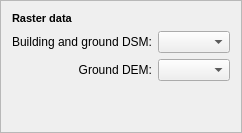
    <widget class="QFrame" name="frame_9">
     <property name="enabled">
      <bool>true</bool>
     </property>
     <property name="sizePolicy">
      <sizepolicy hsizetype="Minimum" vsizetype="Preferred">
       <horstretch>0</horstretch>
       <verstretch>0</verstretch>
      </sizepolicy>
     </property>
     <property name="frameShape">
      <enum>QFrame::StyledPanel</enum>
     </property>
     <property name="frameShadow">
      <enum>QFrame::Raised</enum>
     </property>
     <layout class="QGridLayout" name="gridLayout_13">
      <item row="2" column="0">
       <spacer name="verticalSpacer">
        <property name="orientation">
         <enum>Qt::Vertical</enum>
        </property>
        <property name="sizeHint" stdset="0">
         <size>
          <width>20</width>
          <height>40</height>
         </size>
        </property>
       </spacer>
      </item>
      <item row="0" column="0">
       <widget class="QLabel" name="label_26">
        <property name="text">
         <string>&lt;!DOCTYPE HTML PUBLIC &quot;-//W3C//DTD HTML 4.0//EN&quot; &quot;http://www.w3.org/TR/REC-html40/strict.dtd&quot;&gt;
&lt;html&gt;&lt;head&gt;&lt;meta name=&quot;qrichtext&quot; content=&quot;1&quot; /&gt;&lt;style type=&quot;text/css&quot;&gt;
p, li { white-space: pre-wrap; }
&lt;/style&gt;&lt;/head&gt;&lt;body style=&quot; font-family:'MS Shell Dlg 2'; font-size:7.8pt; font-weight:400; font-style:normal;&quot;&gt;
&lt;p style=&quot; margin-top:0px; margin-bottom:0px; margin-left:0px; margin-right:0px; -qt-block-indent:0; text-indent:0px;&quot;&gt;&lt;span style=&quot; font-size:8pt; font-weight:600;&quot;&gt;Raster data &lt;/span&gt;&lt;/p&gt;&lt;/body&gt;&lt;/html&gt;</string>
        </property>
       </widget>
      </item>
      <item row="1" column="0">
       <layout class="QGridLayout" name="gridLayout_8">
        <item row="1" column="1">
         <widget class="QgsMapLayerComboBox" name="layerComboManagerDEM">
          <property name="maximumSize">
           <size>
            <width>16777215</width>
            <height>22</height>
           </size>
          </property>
         </widget>
        </item>
        <item row="0" column="1">
         <widget class="QgsMapLayerComboBox" name="layerComboManagerDSM">
          <property name="maximumSize">
           <size>
            <width>16777215</width>
            <height>22</height>
           </size>
          </property>
         </widget>
        </item>
        <item row="0" column="0">
         <widget class="QLabel" name="label_28">
          <property name="text">
           <string>Building and ground DSM:</string>
          </property>
          <property name="alignment">
           <set>Qt::AlignRight|Qt::AlignTrailing|Qt::AlignVCenter</set>
          </property>
         </widget>
        </item>
        <item row="1" column="0">
         <widget class="QLabel" name="label_39">
          <property name="text">
           <string>Ground DEM:</string>
          </property>
          <property name="alignment">
           <set>Qt::AlignRight|Qt::AlignTrailing|Qt::AlignVCenter</set>
          </property>
         </widget>
        </item>
       </layout>
      </item>
     </layout>
    </widget>
